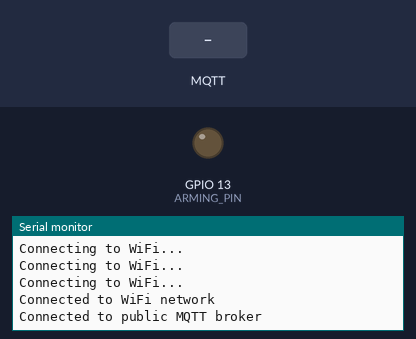
Recording of a sketch running on a simulated ESP32. Shown: output pins drawn as LEDs (lit = HIGH), the last lines printed to the serial monitor. Inputs (shaded band) come from the test bench. WiFi joins after 1.5 s; servers stay silent unless stated; no MQTT or app messages arrive unless stated.

Above: at 2.7 s.
2.8 s: MQTT message "1" arrives on the first subscribed topic
At 3.8 s:
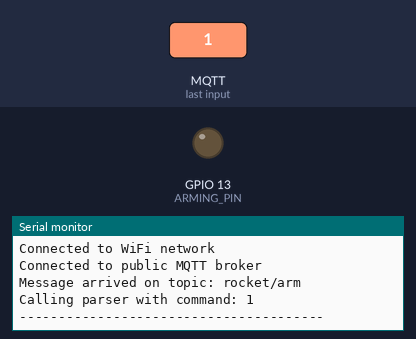
4.3 s: MQTT message "on" arrives on the first subscribed topic
At 4.9 s:
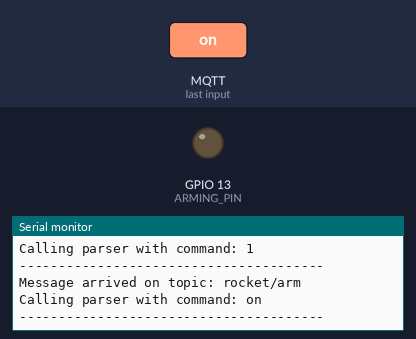
5.8 s: MQTT message "off" arrives on the first subscribed topic
At 7.2 s:
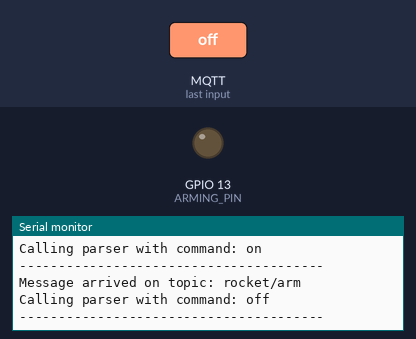

The sketch:

remote-switching-mqtt.ino
```cpp
/**
 * This program implements remote switching over MQTT
 *
 * Upload this file to the ESP32 that is inside the rocket
 * Change the topic and other credentials as desired
 *
 */

#include <WiFi.h>
#include <PubSubClient.h>

// Wifi
const char* ssid = "Nakuja";  // your wifi name
const char* password = "987654321"; // your wifi password

// MQTT broker
const char* mqtt_broker = "broker.emqx.io"; // use the IP ADDRESS of the computer running the MQTT broker
const char* topic = "rocket/arm";
const char* mqtt_username = "emqx";
const char* mqtt_password = "public";
const int mqtt_port = 1883;

WiFiClient espClient;
PubSubClient client(espClient);

// arming variables
#define ARMING_PIN 13
uint8_t arming_status = 0;
unsigned long last_arming_retry_time = 0;
unsigned long current_arming_retry_time = 0;
uint16_t arming_interval = 1000;

/**
 * implements remote switching for the avionics
 */
void armAvionics(){
  digitalWrite(ARMING_PIN, HIGH);
}

/**
 * measures the voltage on the ARMING_PIN
 */
uint8_t checkArmingStatus(){
  arming_status = digitalRead(ARMING_PIN);

  if(arming_status == 1) {
    // the rocket has been armed
    return 1;
  } else {
    // avionics not armed
    return 0;
  }
}

/**
 * Parse command received from MQTT
 */
void parseMQTTCommand(String command) {
  Serial.print("Calling parser with command: ");
  Serial.println(command);

  if(command == "\"ARM\"") {
    Serial.println("Rocket armed");
    digitalWrite(ARMING_PIN, HIGH);

    // check whether we have armed successfully
    if (checkArmingStatus()) {
      Serial.println("[ACK]PIN HIGH. ARMED");
    } else {
      // TODO: since we are certain that the ARM command is sent, try arming again after arming_interval
      Serial.println("[ACK]PIN LOW. FAILED ARMING");
    }

  } else if (command == "\"DISARM\"") {
    Serial.println("Rocket disarmed");
    digitalWrite(ARMING_PIN, LOW);
  }

}

void setup() {
  Serial.begin(115200);
  Serial.println("Implementing remote switching");

  // connect to a WIFI network
  WiFi.begin(ssid, password);
  while(WiFi.status() != WL_CONNECTED) {
    delay(500);
    Serial.println("Connecting to WiFi...");
  }

  Serial.println("Connected to WiFi network");

  // connecting to MQTT broker
  client.setServer(mqtt_broker, mqtt_port);
  client.setCallback(callback);
  while(!client.connected()) {
    String client_id = "esp32_client-";
    client_id += String(WiFi.macAddress());

    if(client.connect(client_id.c_str(), mqtt_username, mqtt_password)) {
      Serial.println("Connected to public MQTT broker");
    } else {
      Serial.print("Failed with state ");
      Serial.println(client.state());
      delay(1000);
    }
  }

  // publish and subscribe
  client.publish(topic, "[HELLO FROM ROCKET]");
  client.subscribe(topic);

  // set up the avionics arming pin
  pinMode(ARMING_PIN, OUTPUT);

}

/**
 *
 * Try reconnecting to MQTT if connection is lost
 *
 */
void reconnect() {
  while(!client.connected()) {
    Serial.println("[reconnecting]");

    if (client.connect("flight-computer")) {
      Serial.println("[client reconnected]");
      // subscribe
      client.subscribe(topic);
    } else {
      Serial.println("[failed connecting]"); // TODO: log to system logger
    }
  }
}

void loop() {
  // if client loses connection, try reconnecting
  if (!client.connected()) {
    reconnect();
  }
  client.loop();

}

/**
 * this code runs every time a message arrives on the topic
 */
void callback(char* topic, byte* payload, unsigned int length) {
  Serial.print("Message arrived on topic: ");
  Serial.println(topic);
  String command;

  // receive the message from MQTT
  for (int i=0; i<length; i++) {
    command += (char) payload[i];
  }

  // parse the received command
  parseMQTTCommand(command);

  Serial.println("---------------------------------------");
}
```

Measured:
- after the input at 2.8 s, the serial monitor: prints a new line at once (image 1)
- after the input at 4.3 s, the serial monitor: prints a new line at once (image 2)
- after the input at 5.8 s, the serial monitor: prints a new line at once (image 3)
